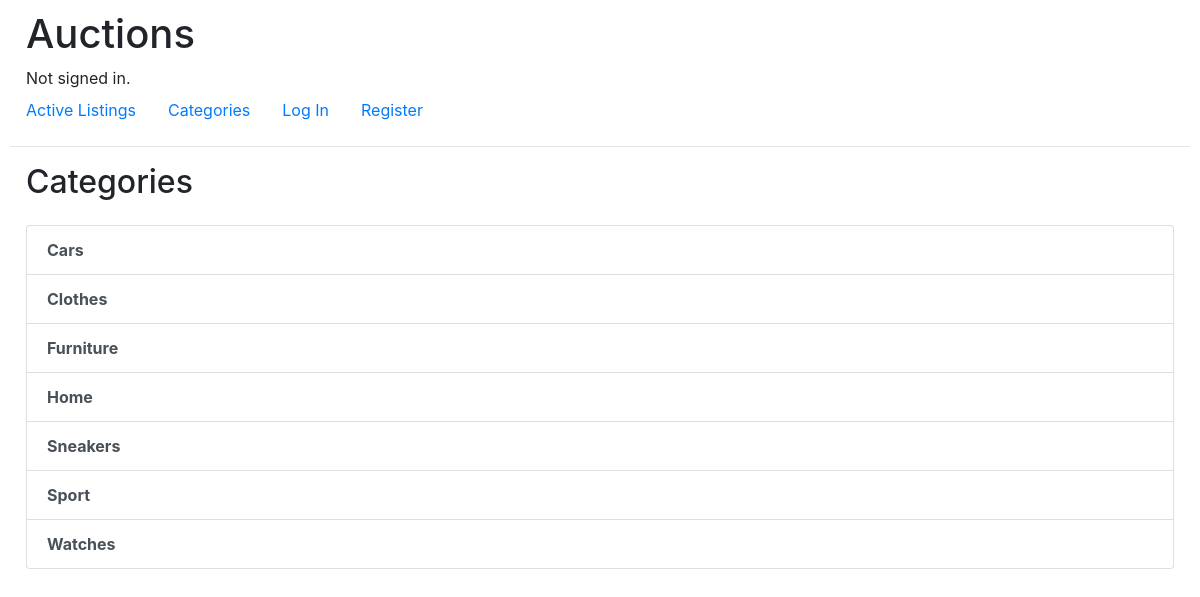
/categories, run on an earlier commit of the app's database.
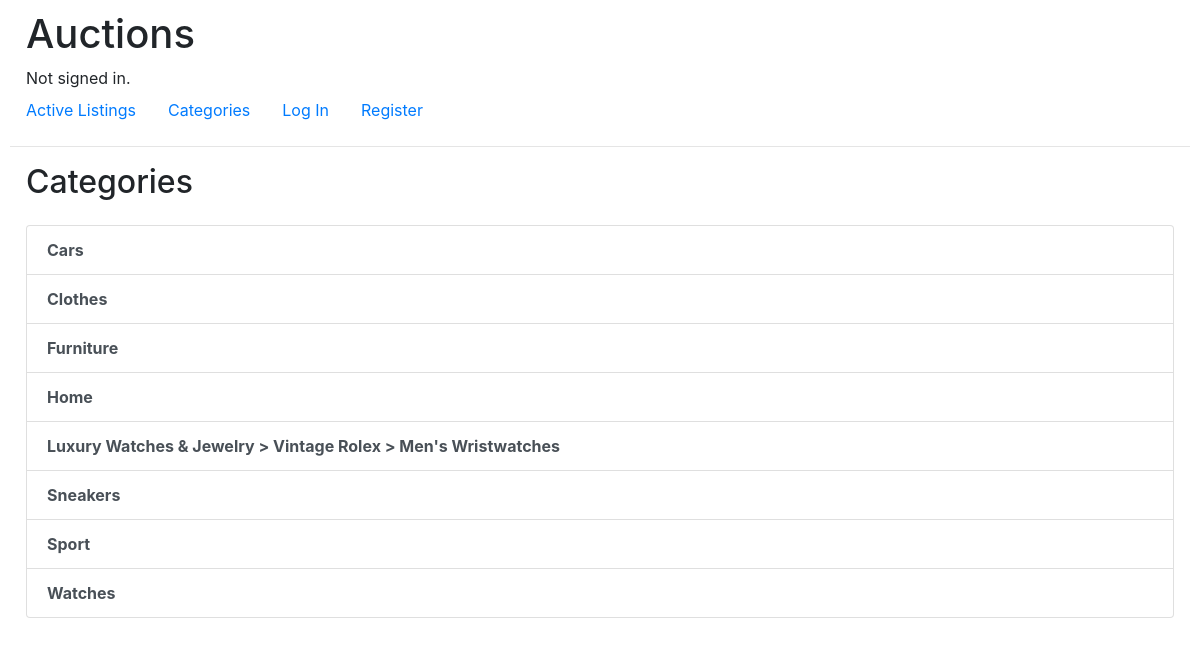
And on a later commit of the database.
### auctions/models.py (models this page shows)
class Categories(models.Model):
    name = models.CharField(max_length=64, unique=True)
    def __str__(self):
        return self.name

### auctions/views.py (the view)
# urls.py: path("categories", views.categories, name="categories"),
def categories(request):
    categories = Categories.objects.all().order_by("name")
    return render(request, 'auctions/categories.html', {
        "categories": categories
    })

### auctions/templates/auctions/categories.html (shortened to what this page needs)
{% extends "auctions/layout.html" %}
{% block body %}
<div id="cat-container">
    <h2>Categories</h2>
    <div class="list-group mt-4">
    {% for category in categories %}
    <a href="{% url 'category' category.id %}" class="list-group-item list-group-item-action"><strong>{{ category }}</strong></a>
    {% endfor %}
</div>
{% endblock %}

### auctions/templates/auctions/layout.html (shortened to what this page needs)
{% load static %}
<!DOCTYPE html>
<html lang="en">
    <head>
        <link rel="stylesheet" href="https://stackpath.bootstrapcdn.com/bootstrap/4.4.1/css/bootstrap.min.css">
        <link href="{% static 'auctions/styles.css' %}" rel="stylesheet">
    </head>
    <body>
        <h1 id="title">Auctions</h1>
        <div id="signed">
            {% if user.is_authenticated %}
                Signed in as <strong>{{ user.username }}</strong>.
            {% else %}
                Not signed in.
            {% endif %}
        </div>
        <ul class="nav">
            <li class="nav-item">
                <a class="nav-link" href="{% url 'index' %}">Active Listings</a>
            </li>
            <li class="nav-item">
                <a class="nav-link" href="{% url 'categories' %}">Categories</a>
            </li>
            {% if user.is_authenticated %}
                <li class="nav-item">
                    <a class="nav-link" href="{% url 'watchlist' %}">Watchlist</a>
                </li>
                <li class="nav-item">
                    <a class="nav-link" href="{% url 'create' %}">Create a New Listing</a>
                </li>
                <li class="nav-item">
                    <a class="nav-link" href="{% url 'logout' %}">Log Out</a>
                </li>
            {% else %}
                <li class="nav-item">
                    <a class="nav-link" href="{% url 'login' %}">Log In</a>
                </li>
                <li class="nav-item">
                    <a class="nav-link" href="{% url 'register' %}">Register</a>
                </li>
            {% endif %}
        </ul>
        <hr>
        {% block body %}
        {% endblock %}
    </body>
</html>

### auctions/static/auctions/styles.css (style rules this page uses)
html { margin: 0; }
body { padding: 10px; }
#title, #signed, #create_div, #index_div, #cat-container, #cat-div { padding-left: 1rem; padding-right: 1rem; }

What changed in the data, as far as the page shows it:
added Categories: name "Luxury Watches & Jewelry > Vintage Rolex > Men's Wristwatches"
